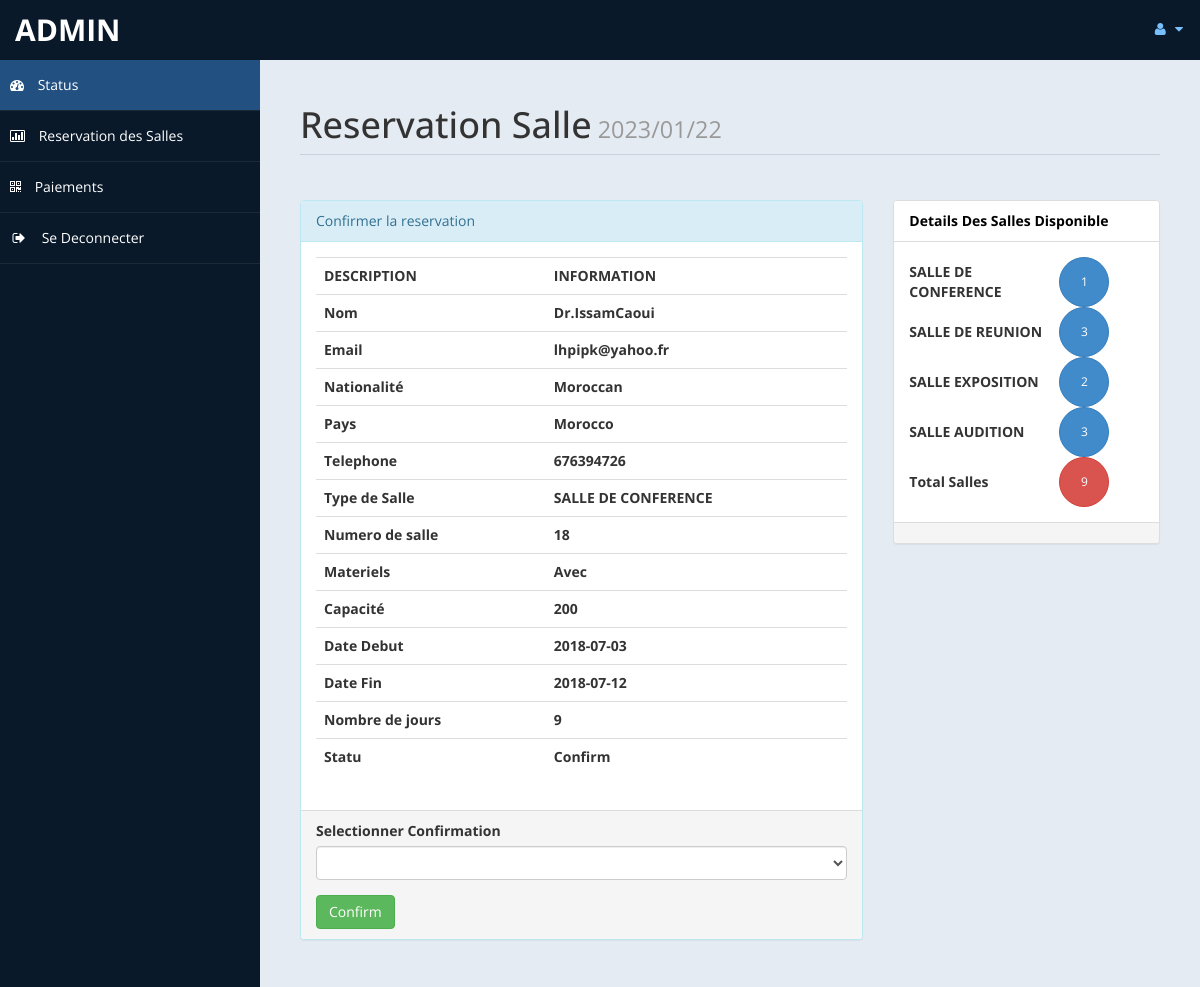
The page /admin/roombook.php?rid=1 (signed in) on the database its author committed.
### tables this page shows
CREATE TABLE `roombook` (
  `id` int(10) UNSIGNED NOT NULL,
  `Title` varchar(5) DEFAULT NULL,
  `FName` text,
  `LName` text,
  `Email` varchar(50) DEFAULT NULL,
  `National` varchar(30) DEFAULT NULL,
  `Country` varchar(30) DEFAULT NULL,
  `Phone` text,
  `TRoom` varchar(20) DEFAULT NULL,
  `Capacity` varchar(10) DEFAULT NULL,
  `NRoom` varchar(2) DEFAULT NULL,
  `Material` varchar(15) DEFAULT NULL,
  `cin` date DEFAULT NULL,
  `cout` date DEFAULT NULL,
  `stat` varchar(15) DEFAULT NULL,
  `nodays` int(11) DEFAULT NULL
);

### admin/roombook.php (the view, shortened to what this page needs)
<?php
		if(!isset($_GET["rid"]))
		{
			 header("location:index.php");
		}
		else {
				$curdate=date("Y/m/d");
				include ('db.php');
				$id = $_GET['rid'];
				$sql ="Select * from roombook where id = '$id'";
				$re = mysqli_query($con,$sql);
				while($row=mysqli_fetch_array($re))
				{
					$title = $row['Title'];
					$fname = $row['FName'];
					$lname = $row['LName'];
					$email = $row['Email'];
					$nat = $row['National'];
					$country = $row['Country'];
					$Phone = $row['Phone'];
					$troom = $row['TRoom'];
					$nroom = $row['NRoom'];
					$Capacity = $row['Capacity'];
					$Material = $row['Material'];
					$cin = $row['cin'];
					$cout = $row['cout'];
					$sta = $row['stat'];
					$days = $row['nodays'];
				}
	}
			?>
<!DOCTYPE html>
<html xmlns="http://www.w3.org/1999/xhtml">
<head>
    <link href="assets/css/bootstrap.css" rel="stylesheet" />
    <link href="assets/css/font-awesome.css" rel="stylesheet" />
    <link href="assets/js/morris/morris-0.4.3.min.css" rel="stylesheet" />
    <link href="assets/css/custom-styles.css" rel="stylesheet" />
</head>
<body>
    <div id="wrapper">
        <nav class="navbar navbar-default top-navbar" role="navigation">
            <div class="navbar-header">
                <a class="navbar-brand" href="home.php"> <?php echo $_SESSION["user"]; ?> </a>
            </div>
            <ul class="nav navbar-top-links navbar-right">
                <li class="dropdown">
                    <a class="dropdown-toggle" data-toggle="dropdown" href="#" aria-expanded="false">
                        <i class="fa fa-user fa-fw"></i> <i class="fa fa-caret-down"></i>
                    </a>
                </li>
            </ul>
        </nav>
        <nav class="navbar-default navbar-side" role="navigation">
            <div class="sidebar-collapse">
                <ul class="nav" id="main-menu">
                    <li>
                        <a class="active-menu" href="home.php"><i class="fa fa-dashboard"></i> Status</a>
                    </li>
					<li>
                        <a href="roombook.php"><i class="fa fa-bar-chart-o"></i> Reservation des Salles</a>
                    </li>
                    <li>
                        <a href="payment.php"><i class="fa fa-qrcode"></i> Paiements</a>
                    </li>
                    <li>
                        <a href="logout.php"><i class="fa fa-sign-out fa-fw"></i> Se Deconnecter</a>
                    </li>
					</ul>
            </div>
        </nav>
        <div id="page-wrapper">
            <div id="page-inner">
                <div class="row">
                    <div class="col-md-12">
                        <h1 class="page-header">
                            Reservation Salle<small>	<?php echo  $curdate; ?> </small>
                        </h1>
                    </div>
					<div class="col-md-8 col-sm-8">
                    <div class="panel panel-info">
                        <div class="panel-heading">
                           Confirmer la reservation
                        </div>
                        <div class="panel-body">
							<div class="table-responsive">
                                <table class="table">
                                    <tr>
                                            <th>DESCRIPTION</th>
                                            <th>INFORMATION</th>
                                        </tr>
                                        <tr>
                                            <th>Nom</th>
                                            <th><?php echo $title.$fname.$lname; ?> </th>
                                        </tr>
										<tr>
                                            <th>Email</th>
                                            <th><?php echo $email; ?> </th>
                                        </tr>
										<tr>
                                            <th>Nationalité </th>
                                            <th><?php echo $nat; ?></th>
                                        </tr>
										<tr>
                                            <th>Pays </th>
                                            <th><?php echo $country;  ?></th>
                                        </tr>
										<tr>
                                            <th>Telephone </th>
                                            <th><?php echo $Phone; ?></th>
                                        </tr>
										<tr>
                                            <th>Type de Salle </th>
                                            <th><?php echo $troom; ?></th>
                                        </tr>
										<tr>
                                            <th>Numero de salle </th>
                                            <th><?php echo $nroom; ?></th>
                                        </tr>
										<tr>
                                            <th>Materiels </th>
                                            <th><?php echo $Material; ?></th>
                                        </tr>
										<tr>
                                            <th>Capacité </th>
                                            <th><?php echo $Capacity; ?></th>
                                        </tr>
										<tr>
                                            <th>Date Debut </th>
                                            <th><?php echo $cin; ?></th>
                                        </tr>
										<tr>
                                            <th>Date Fin</th>
                                            <th><?php echo $cout; ?></th>
                                        </tr>
										<tr>
                                            <th>Nombre de jours</th>
                                            <th><?php echo $days; ?></th>
                                        </tr>
										<tr>
                                            <th>Statu</th>
                                            <th><?php echo $sta; ?></th>
                                        </tr>
                                </table>
                            </div>
                        </div>
                        <div class="panel-footer">
                            <form method="post">
										<div class="form-group">
														<label>Selectionner Confirmation</label>
														<select name="conf"class="form-control">
															<option value selected>	</option>
															<option value="Confirm">Confirmer</option>
														</select>
										 </div>
							<input type="submit" name="co" value="Confirm" class="btn btn-success">
							</form>
                        </div>
                    </div>
					</div>
					<?php
						$rsql ="select * from room";
						$rre= mysqli_query($con,$rsql);
						$r =0 ;
						$sc =0;
						$gh = 0;
						$sr = 0;
						$dr = 0;
						while($rrow=mysqli_fetch_array($rre))
						{
							$r = $r + 1;
							$s = $rrow['type'];
							if($s=="SALLE DE CONFERENCE")
							{
								$sc = $sc+ 1;
							}
							if($s=="SALLE DE REUNION")
							{
								$gh = $gh + 1;
							}
							if($s=="SALLE EXPOSITION")
							{
								$sr = $sr + 1;
							}
							if($s=="SALLE AUDITION")
							{
								$dr = $dr + 1;
							}
						}
						?>
						<?php
						$csql ="select * from payment";
						$cre= mysqli_query($con,$csql);
						$cr =0 ;
						$csc =0;
						$cgh = 0;
						$csr = 0;
						$cdr = 0;
						while($crow=mysqli_fetch_array($cre))
						{
							$cr = $cr + 1;
							$cs = $crow['troom'];
							if($cs=="SALLE DE CONFERENCE")
							{
								$csc = $csc + 1;
							}
							if($cs=="SALLE DE REUNION")
							{
								$cgh = $cgh + 1;
							}
							if($cs=="SALLE EXPOSITION")
							{
								$csr = $csr + 1;
							}
							if($cs=="SALLE AUDITION")
							{
								$cdr = $cdr + 1;
							}
						}
					?>
					<div class="col-md-4 col-sm-4">
                    <div class="panel panel-default">
                        <div class="panel-heading">
                           Details Des Salles Disponible
                        </div>
                        <div class="panel-body">
						<table width="200px">
							<tr>
								<td><b>SALLE DE CONFERENCE</b></td>
								<td><button type="button" class="btn btn-primary btn-circle"><?php
									$f1 =$sc - $csc;
									if($f1 <=0 )
									{	$f1 = "NO";
										echo $f1;
									}
									else{
											echo $f1;
									}
								?> </button></td>
							</tr>
							<tr>
								<td><b>SALLE DE REUNION</b>	 </td>
								<td><button type="button" class="btn btn-primary btn-circle"><?php
								$f2 =  $gh -$cgh;
								if($f2 <=0 )
									{	$f2 = "NO";
										echo $f2;
									}
									else{
											echo $f2;
									}
								?> </button></td>
							</tr>
							<tr>
								<td><b>SALLE EXPOSITION</b></td>
								<td><button type="button" class="btn btn-primary btn-circle"><?php
								$f3 =$sr - $csr;
								if($f3 <=0 )
									{	$f3 = "NO";
										echo $f3;
									}
									else{
											echo $f3;
									}
								?> </button></td>
							</tr>
							<tr>
								<td><b>SALLE AUDITION</b>	 </td>
								<td><button type="button" class="btn btn-primary btn-circle"><?php
								$f4 =$dr - $cdr;
								if($f4 <=0 )
									{	$f4 = "NO";
										echo $f4;
									}
									else{
											echo $f4;
									}
								?> </button></td>
							</tr>
							<tr>
								<td><b>Total Salles	</b> </td>
								<td> <button type="button" class="btn btn-danger btn-circle"><?php
								$f5 =$r-$cr;
								if($f5 <=0 )
									{	$f5 = "NO";
										echo $f5;
									}
									else{
											echo $f5;
									}
								 ?> </button></td>
							</tr>
						</table>
						</div>
                        <div class="panel-footer">
                        </div>
                    </div>
					</div>
                </div>
                </div>
         </div>
        </div>
</body>
</html>

### admin/assets/css/custom-styles.css (style rules this page uses)
body { font-family: 'Open Sans', sans-serif; }
#wrapper { width: 100%; background:#09192A; }
#page-wrapper { padding: 15px 15px; min-height: 600px; background:#E5EBF2; }
#page-inner { width:100%; margin:10px 20px 10px 0px; background-color:transparent; padding:10px; min-height:1200px; }
h1, .h1, h2, .h2, h3, .h3 { margin-top: 7px; margin-bottom: -5px; }
.page-header { padding-bottom: 9px; margin: 10px 0 45px; border-bottom: 1px solid #C7D1DD; }
.panel-default > .panel-heading { color: #000; background-color: #FFFFFF; border-color: #ddd; font-weight:bold; }
.top-navbar { margin:0px; }
.top-navbar .navbar-brand { color: #fff; width: 260px; text-align: left; height: 60px; font-size: 30px; font-weight: 700; text-transform: uppercase; line-height: 30px; }
.top-navbar .nav > li { position: relative; display: inline-block; }
.top-navbar .nav > li > a { position: relative; display: block; padding: 19px 15px; color: #77C0FD; }
.active-menu { background-color:#225081!important; }
.sidebar-collapse , .sidebar-collapse .nav { background:none; }
.sidebar-collapse .nav { padding:0; }
.sidebar-collapse .nav > li > a { color:#fff; background:transparent; text-shadow:none; }
.sidebar-collapse > .nav > li > a { padding:15px 10px; }
.sidebar-collapse > .nav > li { border-bottom: 1px solid rgba(107, 108, 109, 0.19); }
.navbar-side { border:none; background-color: transparent; }
.top-navbar { background:#09192A; border-bottom:none; }
.top-navbar .nav > li > a > i { margin-right: 2px; }
.navbar-default { border:0px solid black; }
.navbar-header { background: #09192A; }
.nav > li > a > i { margin-right:10px; }
.btn-circle { width: 50px; height: 50px; padding: 6px 0; -webkit-border-radius: 25px; -moz-border-radius: 25px; border-radius: 25px; text-align: center; font-size: 12px; line-height: 1.428571429; }
@media (min-width:768px) { #page-wrapper { margin: 0 0 0 260px; padding: 15px 30px; min-height: 1200px; } }
@media (min-width:768px) { .navbar-side { z-index: 1; position: absolute; width: 260px; } }
@media (min-width:768px) { .navbar { border-radius: 0px; } }

### rows shown on the page
roombook: Title "Dr.", FName "Issam", LName "Caoui", Email "lhpipk@yahoo.fr", National "Moroccan", Country "Morocco", Phone "676394726", TRoom "SALLE DE CONFERENCE", NRoom "18", Material "Avec", Capacity "200", cin "2018-07-03", cout "2018-07-12", nodays "9", stat "Confirm"

### other values the page prints
$_SESSION["user"] "ADMIN"
$f1 "1"
$f2 "3"
$f3 "2"
$f4 "3"
$f5 "9"
